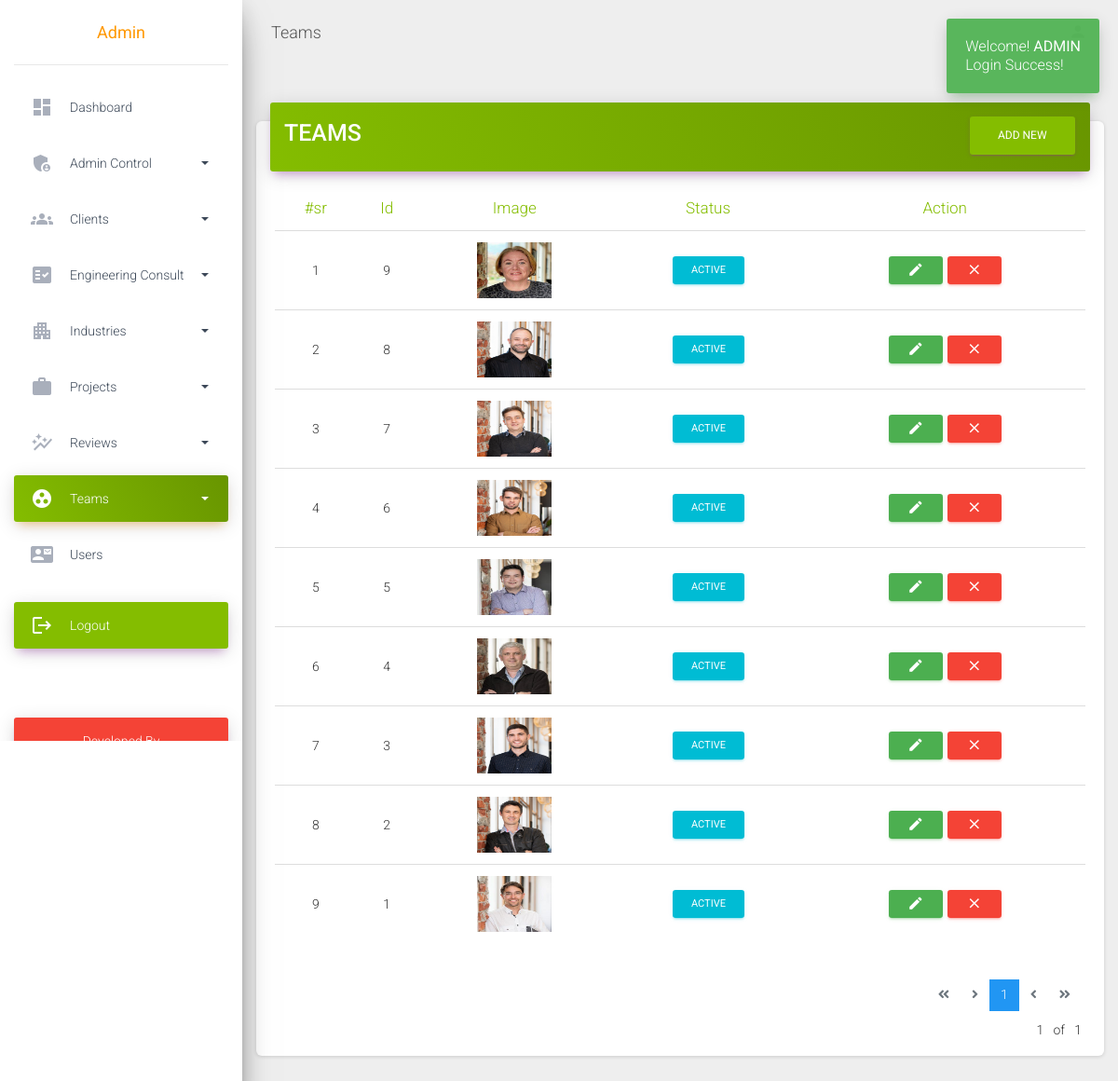
Screenshot of /admin/teams.php (signed in) with the database file from the repository.
### tables this page shows
CREATE TABLE `teams` (
  `id` int(11) NOT NULL,
  `image` varchar(255) NOT NULL,
  `status` tinyint(4) NOT NULL,
  `added_on` timestamp NOT NULL DEFAULT current_timestamp() ON UPDATE current_timestamp()
);

### inc/tables.php (called while the page is built, shortened)
<?php
if($page_name =='teams' || $page_name =='manage-teams'){
    $table = 'teams';
}
?>

### inc/function.php (called while the page is built, shortened)
<?php
$page_name = basename($_SERVER['PHP_SELF'], ".php");
?>

### inc/getData.php (called while the page is built, shortened)
<?php
require_once("tables.php");
$Show_record_per_page = 25;
$page_start = 0;
$serial = 1;
if(!isset($_GET["p"]) && $table=='product'){
  $sql = " SELECT `$table`.*,`categories`.`categories`,`sub_categories`.`sub_categories` FROM `$table`,`categories`,`sub_categories` WHERE `$table`.`categories_id`=`categories`.`id` AND `$table`.`sub_categories_id`= `sub_categories`.`id` ORDER BY `$table`.`id` DESC LIMIT $Show_record_per_page ";
}
elseif(!isset($_GET["p"]) && $table=='sub_categories'){
  $sql = " SELECT `$table`.*,`categories`.`categories` FROM `$table`,`categories` WHERE `$table`.`categories_id`=`categories`.`id` ORDER BY `$table`.`id` DESC LIMIT $Show_record_per_page";
}
elseif(!isset($_GET["p"]) && $table=='orders'){
    $sql = "SELECT `orders`.*, `orders_status`.`name` as `order_status_str` FROM `orders`,`orders_status` WHERE`orders_status`.`id`=`orders`.`order_status` ORDER BY `orders`.`id` DESC LIMIT $page_start ,$Show_record_per_page";
 }
elseif(isset($_GET["p"]) && $table=='orders'){
  $sql = "SELECT `orders`.*, `orders_status`.`name` as `order_status_str` FROM `orders`,`orders_status` WHERE`orders_status`.`id`=`orders`.`order_status` ORDER BY `orders`.`id` DESC LIMIT $page_start ,$Show_record_per_page";
}
elseif(isset($_GET["p"]) && $table=='sub_categories'){
  $sql = " SELECT `$table`.*,`categories`.`categories` FROM `$table`,`categories` WHERE `$table`.`categories_id`=`categories`.`id` ORDER BY `$table`.`id` DESC LIMIT $page_start ,$Show_record_per_page";
}
else{
  $sql = "SELECT * FROM `$table` ORDER BY `id` desc LIMIT $page_start ,$Show_record_per_page";
}
?>

### admin/teams.php (the view, shortened to what this page needs)
<?php
require( "../inc/top-dashboard.php" );
require( "../inc/getData.php" );
?>
<div class = "wrapper">
<?php require( "../inc/sidebar.php" );
?>
<div class = "main-panel">
<?php require( "../inc/top-navbar.php" );
?>
<div class = "content">
<?php
if ( isset( $_SESSION["msg"] ) ) {
    echo $_SESSION["msg"];
}
$res = mysqli_query($con,$sql);
?>
<div class = "container-fluid px-0">
<div class = "col-12 px-0">
<div class = "card">
<div class = "card-header card-header-primary">
<h3 class = "card-title float-left text-uppercase font-weight-bold">teams
</h3>
<a href = "manage-teams" class = "card-title float-right btn btn-primary">Add New
</a>
</div>
<div class = "card-body table-responsive">
<?php
if(mysqli_num_rows($res)>0){
?>
<table class = "table table-hover text-center">
<thead class = "text-primary">
<th>#sr</th>
<th>Id</th>
<th>Image</th>
<th>Status</th>
<th>Action</th>
</thead>
<tbody>
<?php
    while($row = mysqli_fetch_array($res)){
?>
        <tr>
        <td><?php echo $serial;
        ?></td>
        <td><?php echo $row["id"];
        ?></td>
        <td><img src = "../assets/media/teams/<?php echo $row["image"]; ?>"
        alt = "<?php echo $row["image"]; ?>" title = "<?php echo $row["image"]; ?>"
        rel = "tooltip" style = "height: 60px; width:80px;"></td>
        <td><?php if ( $row["status"] == 1 ) {
            echo "<a href='?type=status&operation=deactive&id=" . $row['id'] . "'  class='btn btn-info btn-sm text-white' rel='tooltip' title='Click To Deactivate'>Active</a>";
        } else {
            echo "<a href='?type=status&operation=active&id=" . $row['id'] . "' class='btn btn-warning btn-sm text-white' rel='tooltip' title='Click To Activate'>Deactive</a>";
        }
        ?></td>
        <td>
        <a href = "manage-teams?id=<?php echo $row['id'] ?>"
        class = "btn btn-success btn-sm text-white" rel = "tooltip" title = "Edit"><i
        class = "material-icons">create</i></a>
        <a href = "?type=delete&id=<?php echo $row['id'] ?>"
        class = "text-white btn btn-danger btn-sm del" id="btn_delete" rel = "tooltip"
        title = "Delete"><i class = "material-icons">close</i></a>
        </td>
        </tr>
        <?php
        $serial++;
    }
?>
</tbody>
</table>
</div>
<?php
require_once("../inc/pagination.php");
}else{
    echo '  <div class="btn btn-lg w-100 btn-primary bg-gradient-primary text-white">
    <strong>SORRY! </strong> No Data Found </div>';
}
 ?>
</div>
</div>
</div>
</div>
</div>
</div>
<?php
require( "../inc/footer-dashboard.php" );
?>

### assets/css/custom-dashboard.css (style rules this page uses)
.msg { position: absolute; top: 20px; z-index: 9999; padding: 20px!important; width: auto; max-width: 300px; right: 20px; display: block; text-transform: capitalize; }

### rows the page displays
teams: id "9", image (picture)
teams: id "8", image (picture)
teams: id "7", image (picture)
teams: id "6", image (picture)
teams: id "5", image (picture)
teams: id "4", image (picture)
teams: id "3", image (picture)
teams: id "2", image (picture)
teams: id "1", image (picture)

### other values shown
$_SESSION["ADMIN_USERNAME"] "Admin"
$page_title "Teams"
$_SESSION["msg"] "Welcome! ADMIN Login Success!"
$current_page "1"
$pagination "1"
